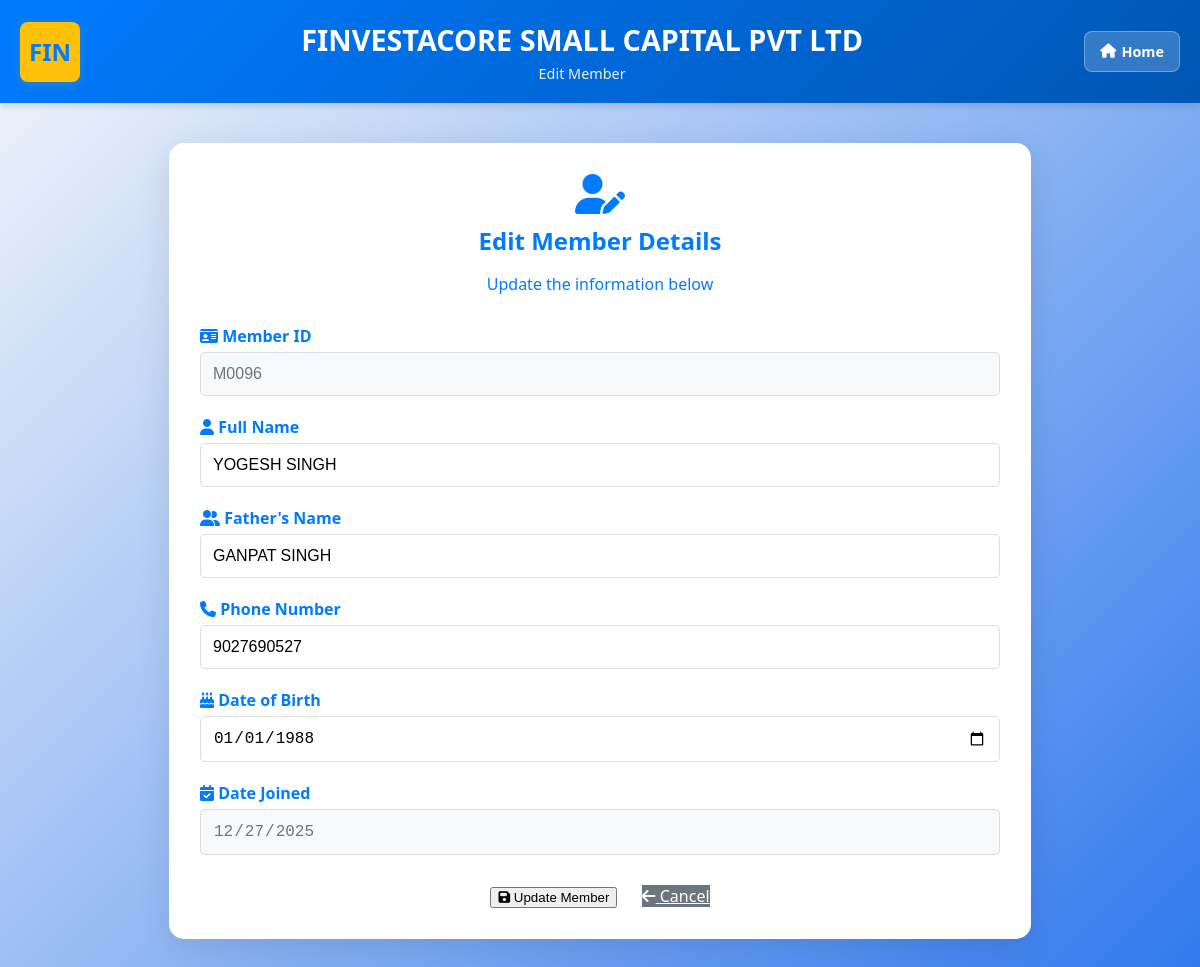
Screenshot of /member/edit/M0096 with the database file from the repository.
### tables this page shows
CREATE TABLE members (
                id TEXT PRIMARY KEY,
                date_joined TEXT,
                full_name TEXT NOT NULL,
                father_name TEXT,
                gender TEXT,
                dob TEXT,
                marital_status TEXT,
                spouse_name TEXT,
                phone_number TEXT UNIQUE NOT NULL,
                address TEXT,
                pincode TEXT,
                district TEXT,
                state TEXT,
                aadhaar TEXT UNIQUE,
                pan TEXT UNIQUE,
                ifsc TEXT,
                account_number TEXT,
                bank_branch TEXT,
                bank_address TEXT,
                guarantor_name TEXT,
                guarantor_mobile TEXT,
                guarantor_address TEXT
            , education TEXT, occupation TEXT, nominee_dob TEXT, nominee_age TEXT, nominee_name TEXT NOT NULL DEFAULT "", nominee_relation TEXT NOT NULL DEFAULT "", guarantor_relation TEXT NOT NULL DEFAULT "");

### app.py (the view, shortened to what this page needs)
@app.route('/member/edit/<id>', methods=['GET', 'POST'])
def edit_member(id):
    with get_db_connection() as conn:
        cursor = conn.cursor()
        cursor.execute('SELECT * FROM members WHERE id = ?', (id,))
        row = cursor.fetchone()
        if not row:
            flash(f'Member {id} not found.', 'error')
            return redirect(url_for('member_details'))
        member = dict(row)
    return render_template('edit_member.html', member=member)

### app.py (called while the page is built)
def get_db_connection():
    conn = sqlite3.connect(DB_PATH)
    conn.row_factory = sqlite3.Row # Allows dict-like access
    return conn

### templates/edit_member.html (shortened to what this page needs)
<!DOCTYPE html>
<html lang="en">
<head>
    <link rel="stylesheet" href="https://cdnjs.cloudflare.com/ajax/libs/font-awesome/6.4.0/css/all.min.css">
</head>
<body>
    <header>
        <div class="header-left">
            <div class="logo">FIN</div>
        </div>
        <div class="header-center">
            <h1>FINVESTACORE SMALL CAPITAL PVT LTD</h1>
            <p>Edit Member</p>
        </div>
        <a href="/" class="home-button" title="Go Home">
            <i class="fas fa-home"></i> Home
        </a>
    </header>
    <div class="container">
        <div class="form-header">
            <i class="fas fa-user-edit"></i>
            <h2>Edit Member Details</h2>
            <p>Update the information below</p>
        </div>
        <form id="editMemberForm" method="POST" action="{{ url_for('edit_member', id=member.id) }}">
            <div class="form-group">
                <label for="member_id"><i class="fas fa-id-card"></i> Member ID</label>
                <input type="text" id="member_id" name="member_id" value="{{ member.id }}" readonly class="readonly">
            </div>
            <div class="form-group">
                <label for="full_name"><i class="fas fa-user"></i> Full Name</label>
                <input type="text" id="full_name" name="full_name" value="{{ member.full_name or '' }}" required>
            </div>
            <div class="form-group">
                <label for="father_name"><i class="fas fa-user-friends"></i> Father's Name</label>
                <input type="text" id="father_name" name="father_name" value="{{ member.father_name or '' }}" required>
            </div>
            <div class="form-group">
                <label for="phone_number"><i class="fas fa-phone"></i> Phone Number</label>
                <input type="tel" id="phone_number" name="phone_number" value="{{ member.phone_number or '' }}" required>
            </div>
            <div class="form-group">
                <label for="dob"><i class="fas fa-birthday-cake"></i> Date of Birth</label>
                <input type="date" id="dob" name="dob" value="{{ member.dob or '' }}" required>
            </div>
            <div class="form-group">
                <label for="date_joined"><i class="fas fa-calendar-check"></i> Date Joined</label>
                <input type="date" id="date_joined" name="date_joined" value="{{ member.date_joined or '' }}" readonly class="readonly">
            </div>
            <div class="btn-group">
                <button type="submit" class="btn btn-primary"><i class="fas fa-save"></i> Update Member</button>
                <a href="{{ url_for('member_details') }}" class="btn btn-secondary"><i class="fas fa-arrow-left"></i> Cancel</a>
            </div>
        </form>
    </div>
</body>
</html>

### templates/edit_member.html (style rules this page uses)
body { font-family: 'Segoe UI', Tahoma, Geneva, Verdana, sans-serif; margin: 0; padding: 0; background: linear-gradient(135deg, #f5f7fa 0%, #3079ee 100%); color: #333; }
header { background: linear-gradient(135deg, #007bff 0%, #0056b3 100%); color: white; padding: 20px; box-shadow: 0 4px 6px rgba(7, 2, 2, 0.1); display: flex; align-items: center; justify-content: space-between; }
.header-left { display: flex; align-items: center; gap: 15px; }
.logo { width: 60px; height: 60px; border-radius: 8px; box-shadow: 0 2px 10px rgba(241, 198, 4, 0.2); background-color: #ffc107; display: flex; align-items: center; justify-content: center; font-size: 1.5em; font-weight: bold; color: #007bff; }
.home-button { background: rgba(255, 255, 255, 0.2); color: white; border: 1px solid rgba(255, 255, 255, 0.3); padding: 10px 15px; border-radius: 8px; cursor: pointer; font-size: 0.9em; font-weight: bold; text-decoration: none; display: inline-flex; align-items: center; gap: 5px; transition: all 0.3s ease; }
.header-center { flex: 1; text-align: center; }
.header-center h1 { margin: 0; font-size: 1.8em; }
.header-center p { margin: 5px 0 0 0; font-size: 0.9em; opacity: 0.9; }
.container { max-width: 800px; margin: 40px auto; padding: 30px; background: white; border-radius: 15px; box-shadow: 0 8px 32px rgba(0, 0, 0, 0.1); border: 1px solid rgba(255, 255, 255, 0.2); }
.form-header { text-align: center; color: #007bff; margin-bottom: 30px; }
.form-header i { font-size: 2.5em; margin-bottom: 10px; display: block; }
.form-header h2 { margin: 0 0 5px 0; }
.form-group { margin-bottom: 20px; }
.form-group label { display: block; font-weight: bold; margin-bottom: 5px; color: #007bff; }
.form-group input, .form-group select, .form-group textarea { width: 100%; padding: 12px; border: 1px solid #ddd; border-radius: 5px; font-size: 16px; box-sizing: border-box; }
.btn-group { text-align: center; margin-top: 30px; }
.btn-group a, .btn-group button { margin: 0 10px; }
.btn-secondary { background: #6c757d; color: white; }
.readonly { background-color: #f8f9fa; color: #6c757d; }

### rows the page displays
members: member_id "M0096", full_name "YOGESH SINGH", father_name "GANPAT SINGH", phone_number "9027690527", dob "01/01/1988", date_joined "12/27/2025"
